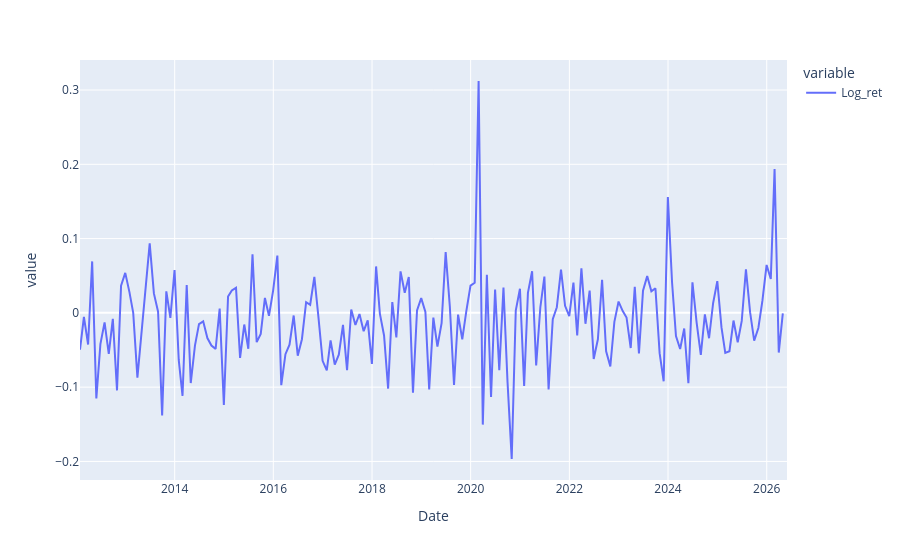

The code cell stored with this chart in its notebook:
### Code cell
monthly['Log_ret'] = np.log(monthly['Close']/monthly['Close'].shift(-1))
monthly['Log_sum'] = monthly['Log_ret'].cumsum()
monthly['Log_ret'].plot()

### Figure 1 — Plotly figure (JSON) as saved in the notebook; plotly's stock layout.template omitted (floating-point values rounded to 4 significant figures; data arrays with more than 128 entries replaced by an {"elided": "..."} marker saying what was removed)
{"data": [{"hovertemplate": "variable=Log_ret<br>Date=%{x}<br>value=%{y}<extra></extra>", "legendgroup": "Log_ret", "line": {"color": "#636efa", "dash": "solid"}, "marker": {"symbol": "circle"}, "mode": "lines", "name": "Log_ret", "orientation": "v", "showlegend": true, "x": {"elided": "173 str values"}, "xaxis": "x", "y": {"elided": "173 float values"}, "yaxis": "y", "type": "scatter"}], "layout": {"xaxis": {"anchor": "y", "domain": [0.0, 1.0], "title": {"text": "Date"}}, "yaxis": {"anchor": "x", "domain": [0.0, 1.0], "title": {"text": "value"}}, "legend": {"title": {"text": "variable"}, "tracegroupgap": 0}, "margin": {"t": 60}}}
